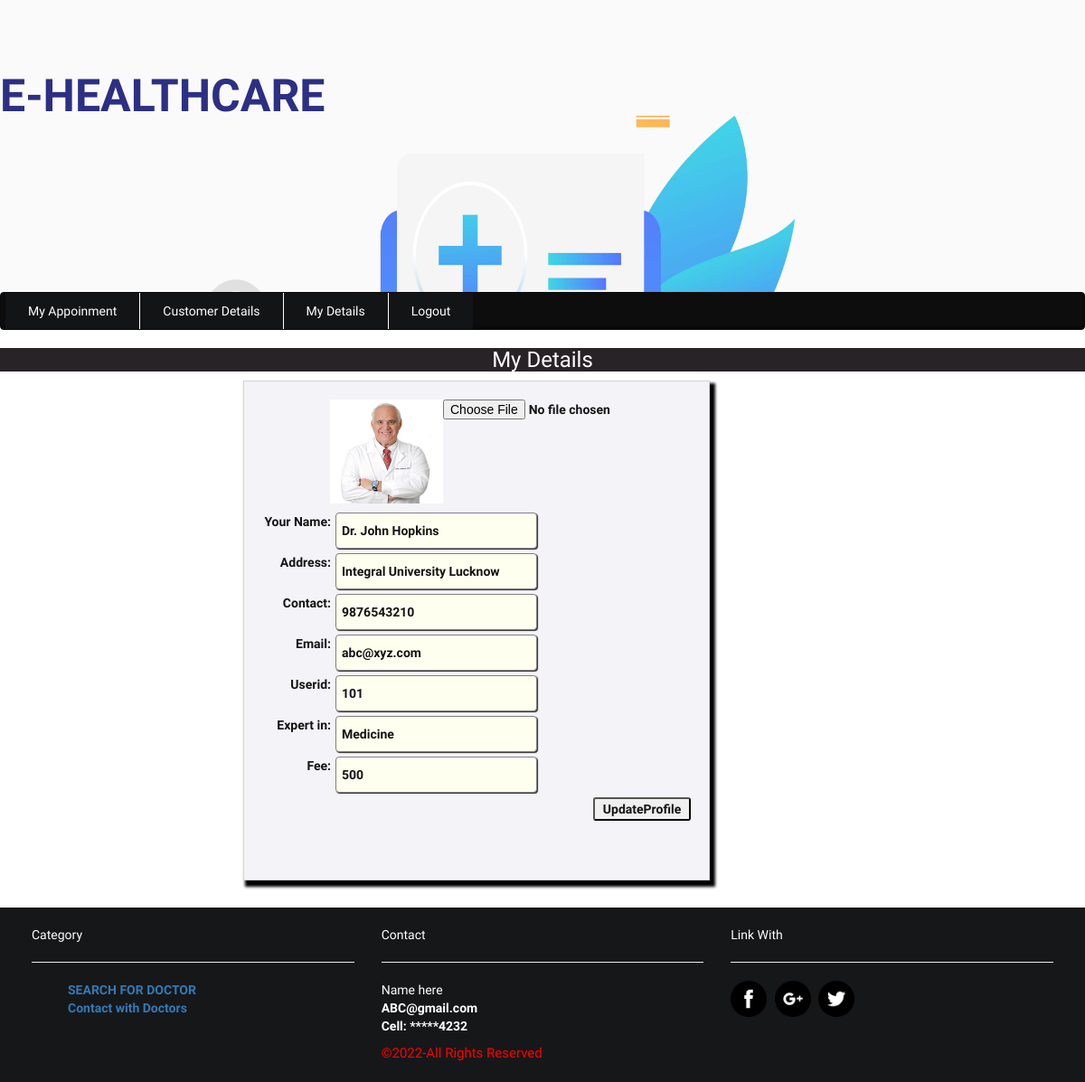
Screenshot of /doctors/myDetails.php (signed in) with the database file from the repository.
### tables this page shows
CREATE TABLE `doctor` (
  `doc_id` int(22) NOT NULL,
  `doctor_id` varchar(22) NOT NULL,
  `name` varchar(22) NOT NULL,
  `address` varchar(100) NOT NULL,
  `contact` varchar(14) NOT NULL,
  `email` varchar(22) NOT NULL,
  `expertise` varchar(22) NOT NULL,
  `id` int(11) NOT NULL,
  `fee` varchar(111) NOT NULL,
  `userid` varchar(22) NOT NULL,
  `password` varchar(22) NOT NULL,
  `pic` varchar(111) NOT NULL
);

### doctors/myDetails.php (the view, shortened to what this page needs)
<?php include('header.php'); ?>
				<?php
							include('../config.php');
							$sql="SELECT * FROM doctor where userid='" . $_SESSION["userid"] . "'";
							$q=mysqli_query($conn,$sql);
							$data=mysqli_fetch_array($q);
							$name=$data[2];
							$address=$data[3];
							$contact=$data[4];
							$email=$data[5];
							$userid=$data[9];
							$expertise=$data[6];
							$fee=$data[8];
							$pic = $data[11];
				?>
<div class="login" style="background-color:#fff;">
		<h3 class="text-center" style="background-color:#272327;color: #fff;">My Details</h3>
			<div class="formstyle" style="float: right;padding:20px;border: 1px solid lightgrey;margin-right:415px; margin-bottom:30px;background-color:#f3f3f8;color:#141313;">
				<form action="" method="post" class="text-center form-group">
					<img src="../photo/<?php echo @$pic; ?>" style="padding-left:40px;width:165px;height:115px;float: left;margin-bottom:10px;margin-left:35px;"/>
					<label>
						 <input type="file" name="pic" value="<?php {echo @$pic;} ?>">
					</label><br><br>
					<label>
						Your Name: <input type="text" name="name" value="<?php echo $name; ?>" required>
					</label><br><br>
 					<label>
						Address: <input type="text" name="address" value="<?php echo $address; ?>"  required>
					</label><br><br>
					<label>
						Contact: <input type="text" name="contact" value="<?php echo $contact; ?>"  required="required" />
					</label><br><br>
 					<label>
						Email: <input type="email" name="email" value="<?php echo $email; ?>" " required>
					</label><br><br>
					<label>
						Userid: <input type="text" name="userid" value="<?php echo $userid; ?>"  disabled>
					</label><br><br>
					<label>
						Expert in: <input type="email" name="email" value="<?php echo $expertise; ?>"  disabled>
					</label><br><br>
					<label>
						Fee: <input type="text" name="fee" value="<?php echo $fee; ?>"  disabled>
					</label><br><br>
					<label>
					<button name="submit" type="submit" style="margin-left:30px;width:108px;border-radius: 3px;">UpdateProfile</button> <br>
			</form> <br><br>
	</div>
</div>
  <?php include('../footer.php'); ?>
	</div>
</body>
</html>

### style.css (style rules this page uses)
body { padding: 5px auto; font-family: 'El Messiri', sans-serif; background:url(img/bg3.jpg) fixed no-repeat; background-size:cover; }
input[type="text"],input[type="email"],input[type="password"],input[type="number"],input[type="date"],select,option { text-align: initial; width:223px; box-shadow:1px 1px 1px #2d2a2a; height:40px; line-height: normal; line-break: inherit; background-color: ivory; align-self: normal; margin-left: 5px; border:1px solid grey; border-radius: 4px; padding:4px 6px; float: right; margin-right: 170px; }
label { cursor: pointer; float: right; }
.formstyle { box-shadow: 4px 5px 3px 2px black; }

### rows the page displays
doctor: pic (picture), name "Dr. John Hopkins", address "Integral University Lucknow", contact "9876543210", email "abc@xyz.com", userid "101", email "Medicine", fee "500"
